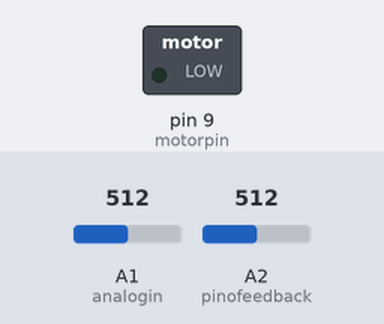
This sketch was run on a simulated Arduino Uno, built with avr-gcc and run on an emulated ATmega328P. Parts: switched loads named in the sketch (green lamp = pin HIGH). The inputs (shaded band) are chosen by the test bench; at power-on: A2 (pinofeedback) = 512, A1 (analogin) = 512.

Above: at 1.2 s.
1.3 s: A2 (pinofeedback) set to 478
2.8 s: A2 (pinofeedback) set to 452
At 3.5 s:
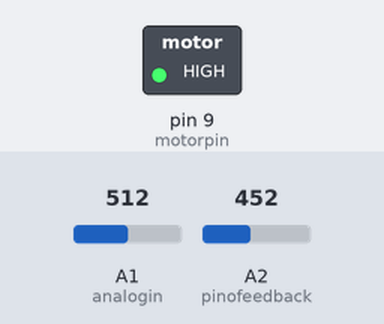
4.3 s: A2 (pinofeedback) set to 511
At 4.6 s:
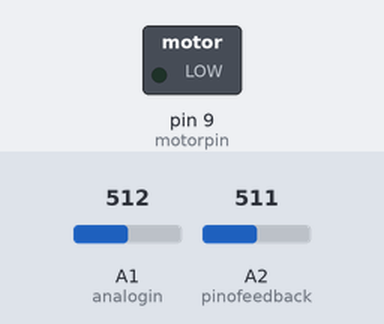
5.8 s: A2 (pinofeedback) set to 306
At 6.9 s:
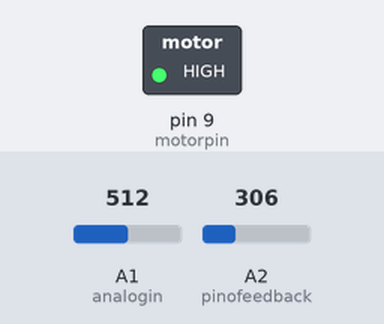
Timing chart, 0 to 8.3 s (numbered marks = the images above; inputs shaded):
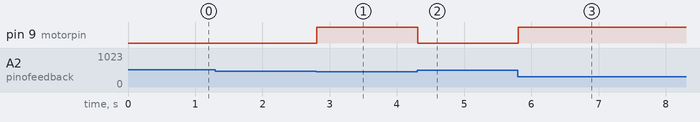

The sketch:

controle-liga-desliga-sistema-pendulo-helice.ino
```cpp
/*
 * Controlador liga/desliga para um sistema pendulo-helice
 * Desenvolvido por Clovis Fritzen em 10/10/2016
 * Mais informacoes em www.FritzenLab.com.br
*/

/*
// Limites dos potenciômetros de feedback:

// Potenciômetro 1: total 10200 ohms, curso de 3670 até 5470 ohms.
//Limites: 35,98% até 53,62% (368 até 549)

// Potenciômetro 2: total 10280 ohms, curso de 3450 até 5430 ohms
//Limites: 33,56% até 52,82% (343 até 540)
*/

#define motorpin  9 // pino do PWM do motor
#define analogin A1 // potenciometro de referencia do usuário
#define pinofeedback A2 // potenciometro de realimentação de posição

int referenciaposicao; // Potenciometro que define a posição desejada pelo USUARIO
int percentualpwm; // Valor do PWM aplicado ao motor
int feedback; // realimentação da posição do motor
int percentualfeedback; // percentual da posição do motor
int percentualreferencia; // percentual da referencia do usuário
int erro = 0;

void setup() {
  // nothing happens in setup
  pinMode(motorpin, OUTPUT);
}

void loop() {

referenciaposicao = analogRead(analogin);
feedback = analogRead(pinofeedback);

percentualfeedback = map(feedback, 387, 534, 0, 100);
percentualreferencia = map(referenciaposicao, 0, 1023, 0, 100);


if (percentualfeedback >= percentualreferencia){
 digitalWrite(motorpin, LOW);
} else {
  digitalWrite(motorpin, HIGH);

}


delay(8);
}
```

Measured:
- the behaviour switches between 461 and 460 on A2 (pinofeedback) (found by bisection; images 0 and 1)
- after the input at 1.3 s, every drawn part: stays the same
- after the input at 2.8 s, pin 9 (motorpin): LOW → HIGH at once
- after the input at 4.3 s, pin 9 (motorpin): HIGH → LOW at once
- after the input at 5.8 s, pin 9 (motorpin): LOW → HIGH at once
